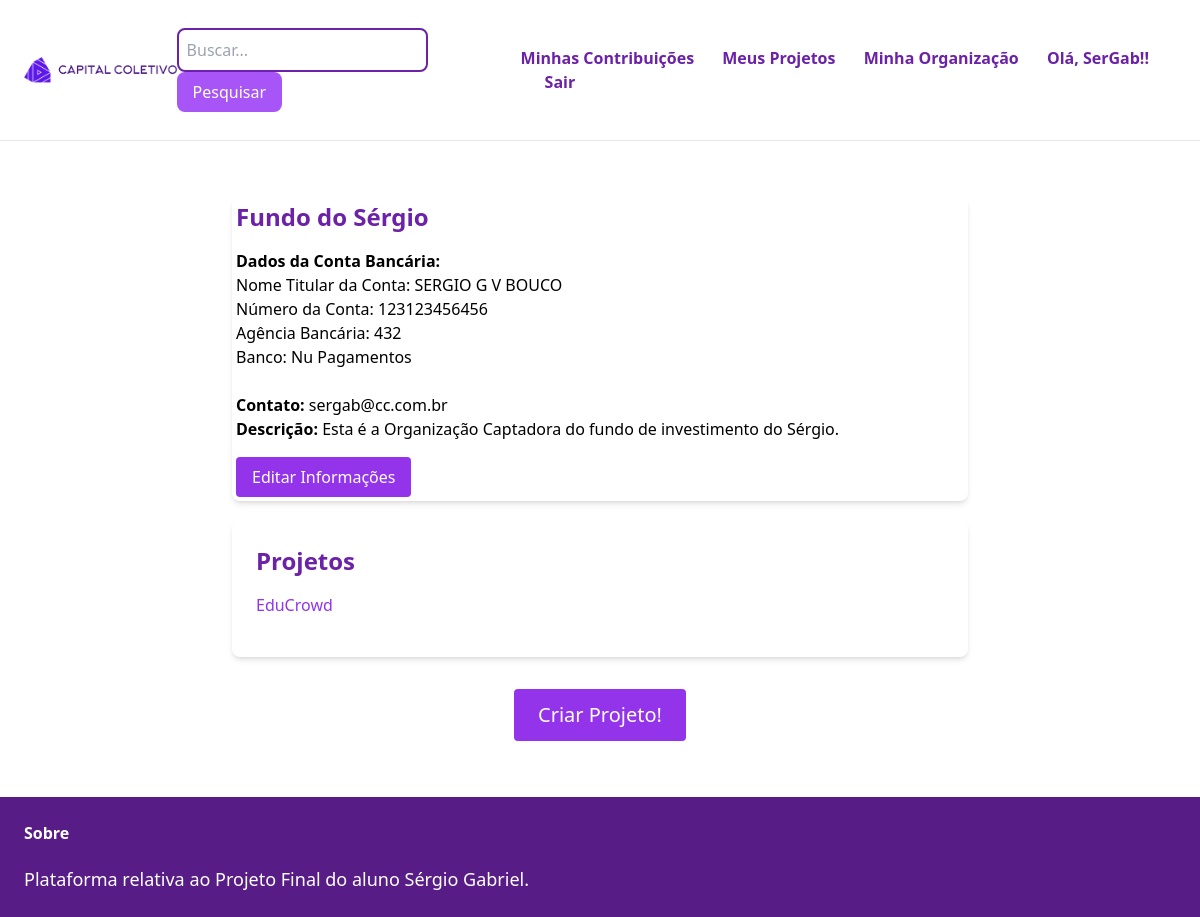
Screenshot of /organizacoes/5/ (signed in) with the database file from the repository.
### usuarios/models.py (models this page shows, shortened)
class Usuario(AbstractBaseUser, PermissionsMixin):
    email = models.EmailField(blank=True, default='', unique=True)
    nome = models.CharField(max_length=255, blank=True, default='')
    data_nasc = models.DateField(null=True, blank=True)
    imagem_perfil = models.ImageField(upload_to='imagens_perfil/', null=True, blank=True)
    interesses = models.ManyToManyField(Interesse, related_name='usuarios')
    tem_organizacao = models.BooleanField(default=False)
    organizacao_id = models.PositiveIntegerField(null=True, blank=True, default=None)
    is_active = models.BooleanField(default=True)
    is_superuser = models.BooleanField(default=False)
    is_staff = models.BooleanField(default=False)
    data_entrou = models.DateTimeField(default=timezone.now)
    ultimo_login = models.DateField(blank=True, null=True)
    objects = GerenciadorUsuario()
    USERNAME_FIELD = 'email'
    EMAIL_FIELD = 'email'
    REQUIRED_FIELDS = []
    class Meta:
        verbose_name = 'Usuario'
        verbose_name_plural = 'Usuarios'

### organizacoes/models.py (models this page shows, shortened)
class OrganizacaoCaptadora(models.Model):
    nome = models.CharField(max_length=255)
    titular_conta = models.CharField(max_length=50, validators=[RegexValidator(regex='^[a-zA-Z ]+$', message='Nome do titular deve conter apenas letras e espaços')])
    numero_conta = models.PositiveIntegerField()
    agencia_bancaria = models.PositiveIntegerField()
    banco = models.ForeignKey(Banco, on_delete=models.CASCADE, related_name='organizacoes')
    cpf_cnpj = models.CharField(max_length=20)
    contato = models.CharField(max_length=255)
    descricao = models.TextField()
    data_criacao = models.DateTimeField(auto_now_add=True)
    criador = models.ForeignKey(get_user_model(), on_delete=models.CASCADE, null=True, blank=True, related_name='organizacoes')

class Banco(models.Model):
    cod = models.PositiveIntegerField()
    nome = models.CharField(max_length=255)
    class Meta:
        ordering = ('cod',)
        verbose_name_plural = 'Bancos'

### projetos/models.py (models this page shows, shortened)
class Projeto(models.Model):
    titulo = models.CharField(max_length=255, default='')
    imagem_perfil = models.ImageField(upload_to='projeto_imagens/', default='default_projeto.jpg')
    texto = models.TextField(max_length=5000, default='')
    categoria = models.ForeignKey(Interesse, related_name='projetos', blank=True, null=True, on_delete=models.CASCADE)
    imagem1 = models.ImageField(upload_to='imagens_pitch_deck/', blank=True, null=True)
    imagem2 = models.ImageField(upload_to='imagens_pitch_deck/', blank=True, null=True)
    imagem3 = models.ImageField(upload_to='imagens_pitch_deck/', blank=True, null=True)
    data_criacao = models.DateField(auto_now_add=True, blank=True, null=True)
    tem_campanha = models.BooleanField(default=False)
    membros = models.ManyToManyField(Usuario, through='MembroProjeto')
    organizacao_captadora = models.ForeignKey(OrganizacaoCaptadora, on_delete=models.CASCADE, related_name='projetos', null=True, blank=True)

### organizacoes/views.py (the view)
# urls.py: path('<int:pk>/', views.gerencia_organizacao, name='gerencia_org'),
@login_required
def gerencia_organizacao(request, pk):
    organizacao = get_object_or_404(OrganizacaoCaptadora, pk=pk)
    return render(request, 'organizacoes/11_Inicial_Organizacao.html', {
        'titulo': organizacao.nome,
        'organizacao': organizacao,
        'organizacao_criada_pk': pk,
     })

### organizacoes/templates/organizacoes/11_Inicial_Organizacao.html (shortened to what this page needs)
{% extends 'usuarios/base.html' %}
{% block conteudo %}
<div class="max-w-3xl mx-auto px-4 py-8">
<div class="bg-white shadow-md rounded-lg mb-5 p-1">
    <h2 class="text-2xl font-bold mb-4 text-purple-800">{{ organizacao.nome }}</h2>
    <div class="mb-4">
        <p><strong>Dados da Conta Bancária:</strong>
            <p>Nome Titular da Conta: {{ organizacao.titular_conta }} </p>
            <p>Número da Conta: {{ organizacao.numero_conta }}</p>
            <p>Agência Bancária: {{ organizacao.agencia_bancaria }}</p>
            <p>Banco: {{ organizacao.banco.nome }}</p><br>
        <p><strong>Contato:</strong> {{ organizacao.contato }}</p>
        <p><strong>Descrição:</strong> {{ organizacao.descricao }}</p>
        </div>
        <a href="#" class="bg-purple-600 text-white py-2 px-4 rounded inline-block">Editar Informações</a>
    </div>
    <div class="bg-white shadow-md rounded-lg mb-8 p-6">
        <h2 class="text-2xl font-bold mb-4 text-purple-800">Projetos</h2>
        {% if organizacao.projetos.exists %}
            {% for projeto in organizacao.projetos.all %}
                <div class="flex justify-between items-center mb-4">
                    <a href="{% url 'projetos:principal_proj' projeto.id %}" class="text-purple-600 hover:underline">{{ projeto.titulo }}</a>
                </div>
            {% endfor %}
        {% else %}
            <p class="text-purple-800">A Organização ainda não possui Projetos.</p>
        {% endif %}
    </div>
    <div class="text-center">
        <a href="{% url 'projetos:form_criacao_proj' organizacao.id %}" class="bg-purple-600 text-white py-3 px-6 rounded inline-block text-xl">Criar Projeto!</a>
    </div>
</div>
{% endblock %}

### usuarios/templates/usuarios/base.html (shortened to what this page needs)
<!DOCTYPE html>
<html>
    <head>
        <script src="https://cdn.tailwindcss.com"></script>
    </head>
    <body>
        <nav class="py-6 px-6 flex justify-between items-center border-b border-gray-200">
            <a href="/">
                <img src="/Imagens/Logo_e_Nome.PNG" class="w-40 h-30">
            </a>
            <div class="flex space-x-4">
                <form method="get" class="py-1" action="{% url 'navegacao:resultado_pesquisa' %}">
                    <input name="query" type="text" placeholder="Buscar..." class="border-2 border-purple-800 p-2 rounded-lg outline-none focus:ring-2 focus:ring-purple-600">
                    <button class="bg-purple-500 text-white px-4 py-2 rounded-lg hover:bg-purple-900 focus:outline-none focus:ring-2 focus:ring-purple-600">
                        Pesquisar
                    </button>
                </form>
            </div>
            <div class="space-x-6">
                {% if request.user.is_authenticated %}
                        <a href="{% url 'contribuicoes:minhas_contribs' %}" class="py-3 text-purple-800 font-semibold hover:text-purple-800">Minhas Contribuições</a>
                        <a href="{% url 'projetos:meus_projetos' %}" class="py-3 text-purple-800 font-semibold hover:text-purple-800">Meus Projetos</a>
                        {% if user.tem_organizacao %}
                            <a href="{% url 'organizacoes:gerencia_org' user.organizacao_id %}" class="py-3 text-purple-800 font-semibold hover:text-purple-800">Minha Organização</a>
                        {% else %}
                            <a href="{% url 'organizacoes:form_solicita' %}" class="py-3 text-purple-800 font-semibold hover:text-purple-800">Crie uma Organização</a>
                        {% endif %}
                        <span class="py-3 text-purple-800  font-bold">Olá, {{ user.nome }}!!</span>
                        <a href="{% url 'usuarios:logout_conta' %}" class="text-purple-800 font-semibold hover:text-purple-800">Sair</a>
                {% else %}
                        <a href="{% url 'usuarios:criar_conta' %}" class="py-3 text-lg font-semibold bg-purple-800 text-white rounded-xl hover:bg-purple-700">Criar Conta!</a>
                        <a href="{% url 'usuarios:login_conta' %}" class="py-3 text-lg font-semibold bg-purple-800 text-white rounded-xl hover:bg-purple-700">Entrar</a>
                {% endif %}
            </div>
        </nav>
        <div class="px-6 py-6">
            {% block conteudo %}
            {% endblock %}
        </div>
        <footer class="py-6 px-6 flex justify-between bg-purple-900">
            <div class="w-2/3 pr-10">
                <h3 class="mb-5 font-semibold text-white">Sobre</h3>
                <p class="text-lg text-white">Plataforma relativa ao Projeto Final do aluno Sérgio Gabriel.</p>
            </div>
        </footer>
    </body>
</html>

### rows the page displays
Usuario: nome "SerGab"
OrganizacaoCaptadora: nome "Fundo do Sérgio", titular_conta "SERGIO G V BOUCO", numero_conta "123123456456", agencia_bancaria "432", banco.nome "Nu Pagamentos", contato "sergab@cc.com.br", descricao "Esta é a Organização Captadora do fundo de investimento do Sérgio."
Projeto: titulo "EduCrowd"
